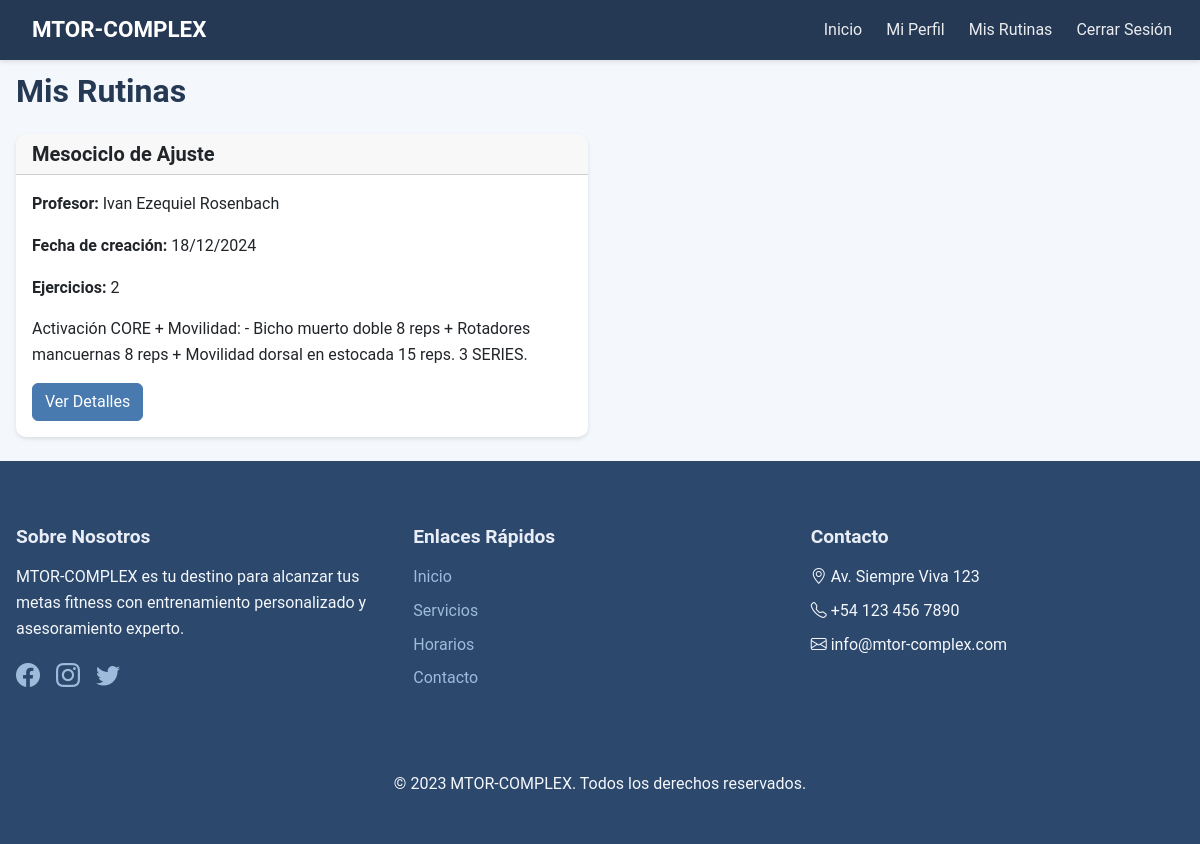
Before: /gimnasio/mis-rutinas/ (signed in) with the older database file.
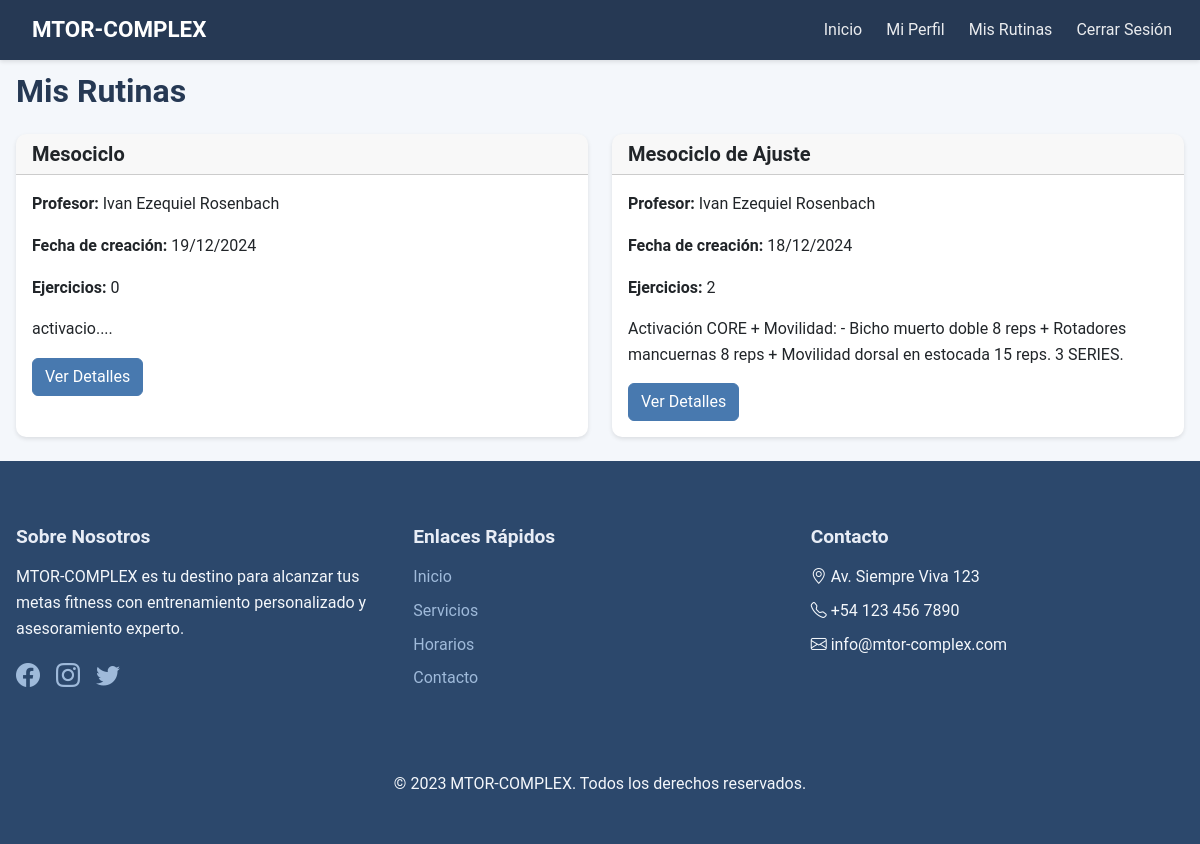
After: the same page with the newer database file.
### gimnasio/models.py (models this page shows, shortened)
class Rutina(models.Model):
    nombre = models.CharField(max_length=100, default='Nueva Rutina')
    descripcion = models.TextField(blank=True)
    alumno = models.ForeignKey(Alumno, on_delete=models.CASCADE, related_name='rutinas')
    profesor = models.ForeignKey(User, on_delete=models.CASCADE, related_name='rutinas_asignadas')
    fecha_creacion = models.DateTimeField(auto_now_add=True)
    fecha_actualizacion = models.DateTimeField(auto_now=True)
    ejercicios = models.ManyToManyField(Ejercicio, through='RutinaEjercicio')
    activa = models.BooleanField(default=True)
    class Meta:
        verbose_name = "Rutina"
        verbose_name_plural = "Rutinas"
        ordering = ['-fecha_creacion']

### gimnasio/views.py (the view)
# urls.py: path('mis-rutinas/', views.ver_mis_rutinas, name='mis_rutinas'),
@login_required
def ver_mis_rutinas(request):
    try:
        perfil = request.user.perfil
        if perfil.es_profesor:
            return redirect('gimnasio:panel_profesor')
        try:
            alumno = Alumno.objects.get(usuario=request.user)
            rutinas = Rutina.objects.filter(alumno=alumno)
            return render(request, 'gimnasio/mis_rutinas.html', {
                'rutinas': rutinas,
                'alumno': alumno
            })
        except Alumno.DoesNotExist:
            messages.warning(request, 'Primero debes completar tu perfil de alumno.')
            return redirect('gimnasio:crear_perfil_alumno')
    except Perfil.DoesNotExist:
        Perfil.objects.create(usuario=request.user, es_profesor=False)
        return redirect('gimnasio:crear_perfil_alumno')

### gimnasio/templates/gimnasio/mis_rutinas.html (shortened to what this page needs)
{% extends 'gimnasio/base.html' %}
{% block contenido %}
<div class="container mt-4">
    <div class="row">
        <div class="col-12">
            <h2 class="mb-4">Mis Rutinas</h2>
            {% if rutinas %}
                <div class="row">
                    {% for rutina in rutinas %}
                        <div class="col-md-6 mb-4">
                            <div class="card h-100">
                                <div class="card-header">
                                    <h5 class="card-title mb-0">{{ rutina.nombre }}</h5>
                                </div>
                                <div class="card-body">
                                    <p class="card-text">
                                        <strong>Profesor:</strong> {{ rutina.profesor.get_full_name|default:rutina.profesor.username }}
                                    </p>
                                    <p class="card-text">
                                        <strong>Fecha de creación:</strong> {{ rutina.fecha_creacion|date:"d/m/Y" }}
                                    </p>
                                    <p class="card-text">
                                        <strong>Ejercicios:</strong> {{ rutina.ejercicios.count }}
                                    </p>
                                    {% if rutina.descripcion %}
                                        <p class="card-text">{{ rutina.descripcion }}</p>
                                    {% endif %}
                                    <a href="{% url 'gimnasio:detalle_rutina' rutina.id %}" class="btn btn-primary">Ver Detalles</a>
                                </div>
                            </div>
                        </div>
                    {% endfor %}
                </div>
            {% else %}
                <div class="alert alert-info">
                    <p>Aún no tienes rutinas asignadas.</p>
                    <p>Contacta con un profesor para que te asigne una rutina personalizada.</p>
                </div>
            {% endif %}
        </div>
    </div>
</div>
{% endblock %}

Changed rows visible on the page:
added Rutina: nombre "Mesociclo", profesor.get_full_name "Ivan Ezequiel Rosenbach", fecha_creacion "19/12/2024", ejercicios.count "0", descripcion "activacio...."
